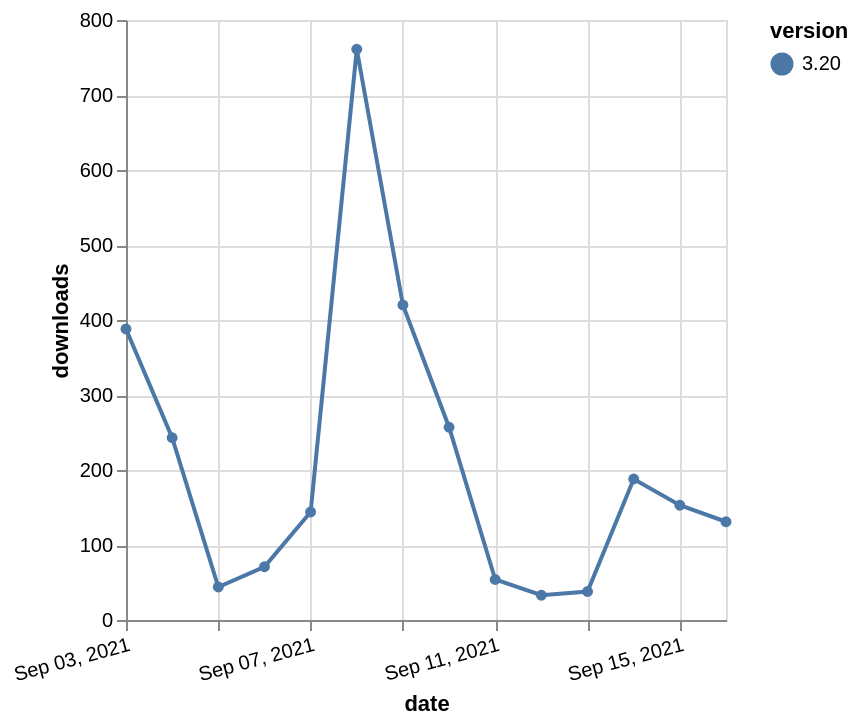

Express this chart as Vega-Lite.
### Vega-Lite specification from a JSON file in a GitHub repository (floating-point values rounded to 4 significant figures)
{"$schema": "https://vega.github.io/schema/vega-lite/v5.json", "description": "A simple bar chart with embedded data.", "data": {"values": [{"date": "2021-09-03", "total": 181199, "delta": 388, "version": "3.20"}, {"date": "2021-09-04", "total": 181442, "delta": 243, "version": "3.20"}, {"date": "2021-09-05", "total": 181486, "delta": 44, "version": "3.20"}, {"date": "2021-09-06", "total": 181557, "delta": 71, "version": "3.20"}, {"date": "2021-09-07", "total": 181701, "delta": 144, "version": "3.20"}, {"date": "2021-09-08", "total": 182462, "delta": 761, "version": "3.20"}, {"date": "2021-09-09", "total": 182882, "delta": 420, "version": "3.20"}, {"date": "2021-09-10", "total": 183139, "delta": 257, "version": "3.20"}, {"date": "2021-09-11", "total": 183193, "delta": 54, "version": "3.20"}, {"date": "2021-09-12", "total": 183226, "delta": 33, "version": "3.20"}, {"date": "2021-09-13", "total": 183264, "delta": 38, "version": "3.20"}, {"date": "2021-09-14", "total": 183452, "delta": 188, "version": "3.20"}, {"date": "2021-09-15", "total": 183605, "delta": 153, "version": "3.20"}, {"date": "2021-09-16", "total": 183736, "delta": 131, "version": "3.20"}]}, "width": "container", "mark": {"type": "line", "point": {"filled": true}}, "encoding": {"x": {"field": "date", "type": "temporal", "timeUnit": "yearmonthdate", "title": "date", "axis": {"labelAngle": -15}}, "y": {"field": "delta", "type": "quantitative", "title": "downloads"}, "color": {"field": "version", "type": "nominal"}, "tooltip": {"field": "delta"}}}
